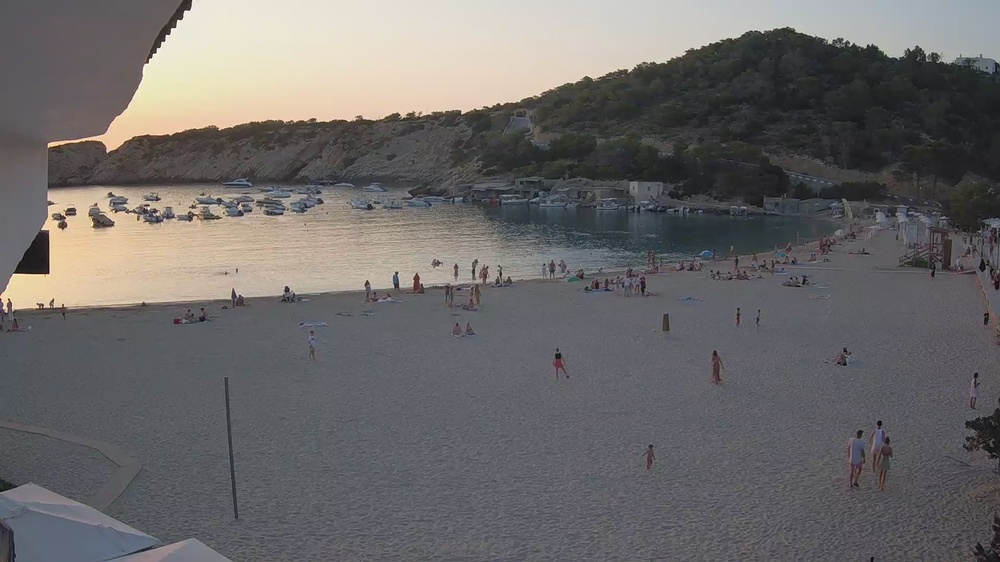
#> input picture resources/fotos_playas/noche/noche_0.jpg, 1000 x 562 px, shrunk from 1920 x 1080 before the run, found by its file name
$ python night_to_day.py
#> lines starting #> are read from the running program, lines starting #| are printed output that depends on the picture
import cv2
import numpy as np

# Load the image
img = cv2.imread('C:/Users/juanf/OneDrive/Escritorio/TFG/resources/fotos_playas/noche/noche_0.jpg')
#> img is the input picture: shape (562, 1000, 3); mean B, G, R 105.4, 105.4, 108.1

# Convert the image to grayscale
gray = cv2.cvtColor(img, cv2.COLOR_BGR2GRAY)
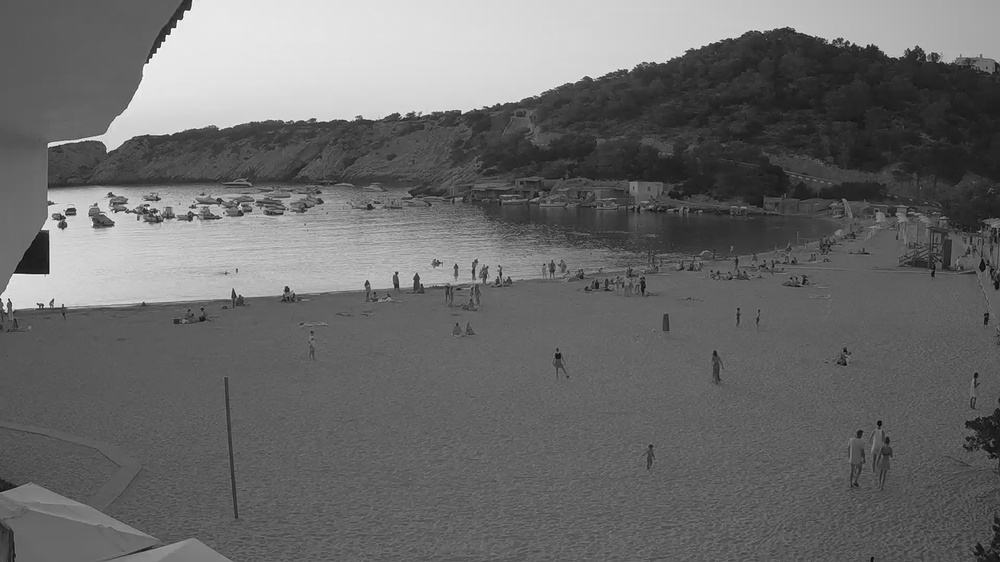
#> gray: shape (562, 1000); min 4, max 254, mean 106.2

# Apply histogram equalization to improve contrast
clahe = cv2.createCLAHE(clipLimit=3.0, tileGridSize=(8,8))
gray_eq = clahe.apply(gray)
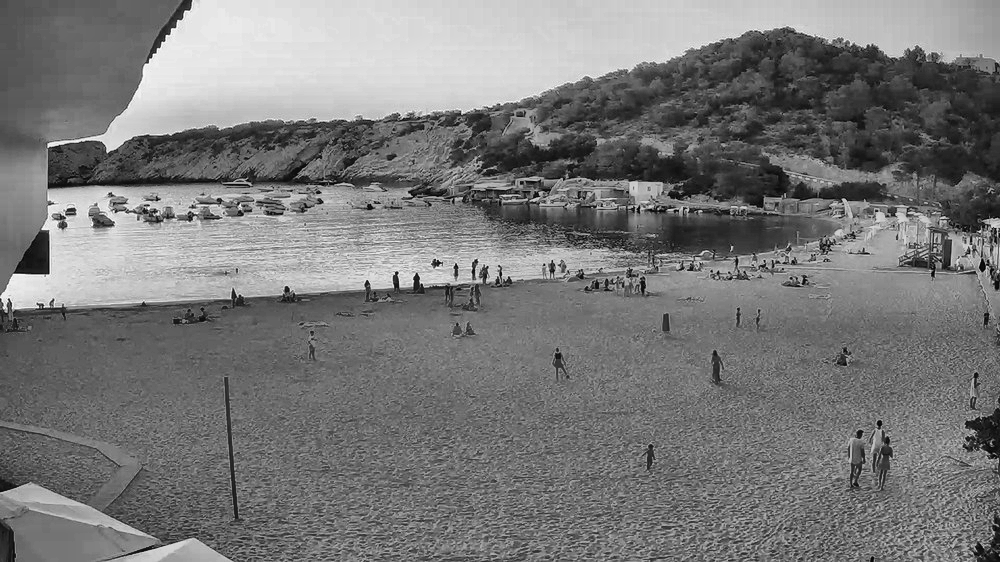
#> gray_eq: shape (562, 1000); min 3, max 254, mean 120.5

# Convert the image to LAB color space
lab = cv2.cvtColor(img, cv2.COLOR_BGR2LAB)
#> lab: shape (562, 1000, 3); mean of channels 0, 1, 2 112.4, 129.2, 128.1

# Split the LAB image into channels
L, A, B = cv2.split(lab)
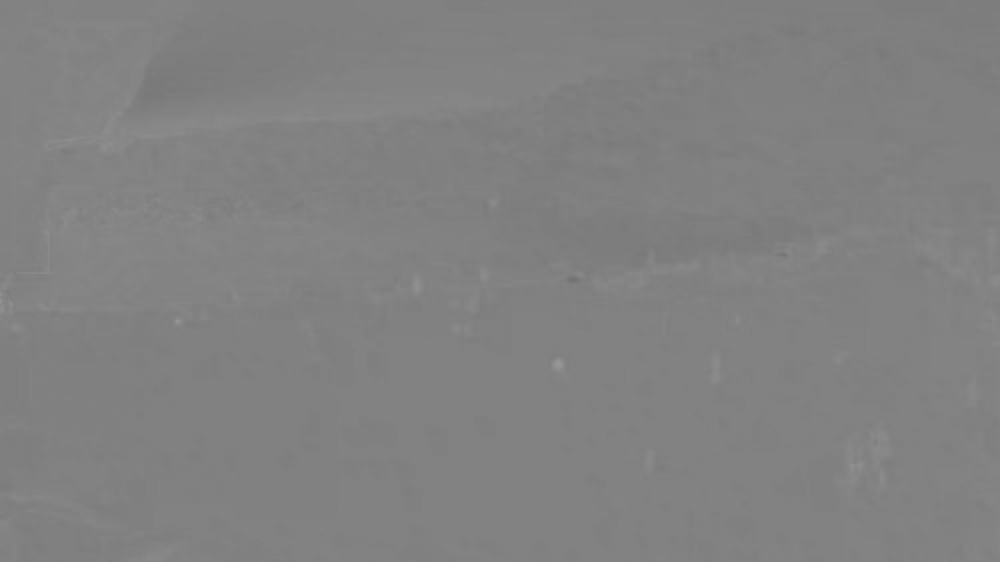
#> A: shape (562, 1000); min 114, max 150, mean 129.2

# Apply adaptive thresholding to the L channel
thresh = cv2.adaptiveThreshold(L, 255, cv2.ADAPTIVE_THRESH_GAUSSIAN_C, cv2.THRESH_BINARY, 11, 2)
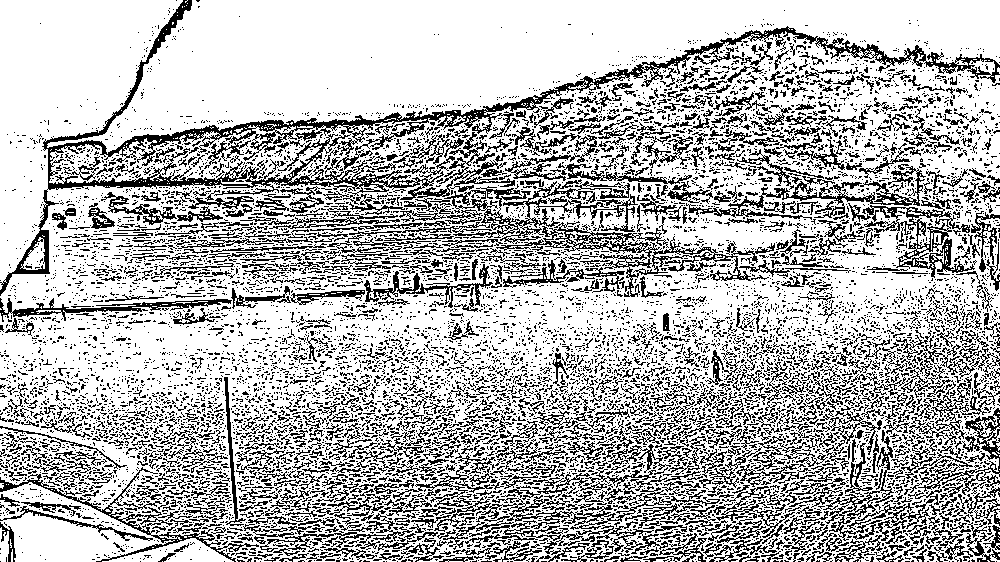
#> thresh: shape (562, 1000); 71.9% white; black in thin lines or dots

# Apply a mask to the A and B channels
A_masked = cv2.bitwise_and(A, thresh)
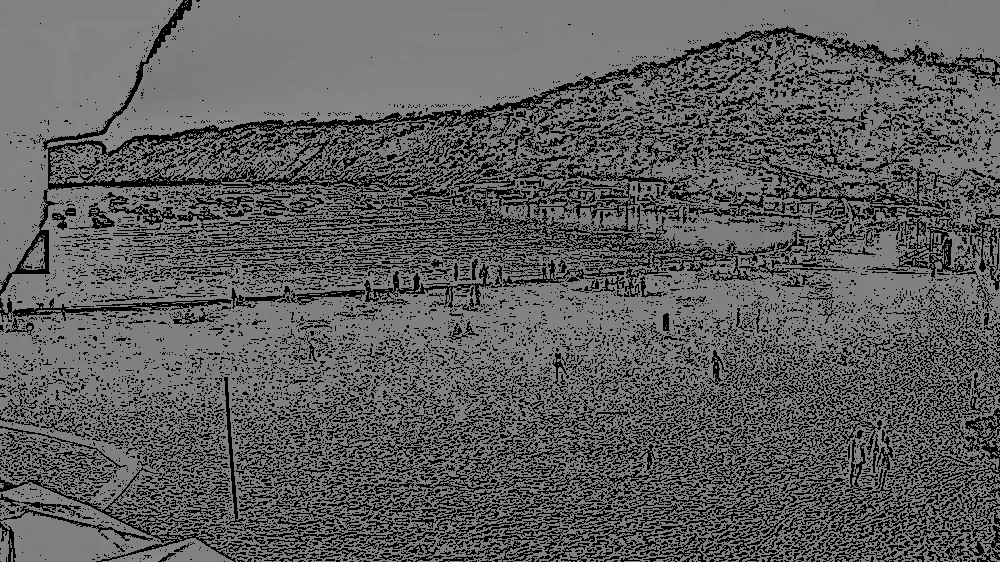
#> A_masked: shape (562, 1000); min 0, max 150, mean 92.9
B_masked = cv2.bitwise_and(B, thresh)

# Merge the masked channels back into the LAB image
lab_masked = cv2.merge((L, A_masked, B_masked))
#> lab_masked: shape (562, 1000, 3); mean of channels 0, 1, 2 112.4, 92.9, 92.5

# Convert the masked LAB image back to BGR color space
final = cv2.cvtColor(lab_masked, cv2.COLOR_LAB2BGR)
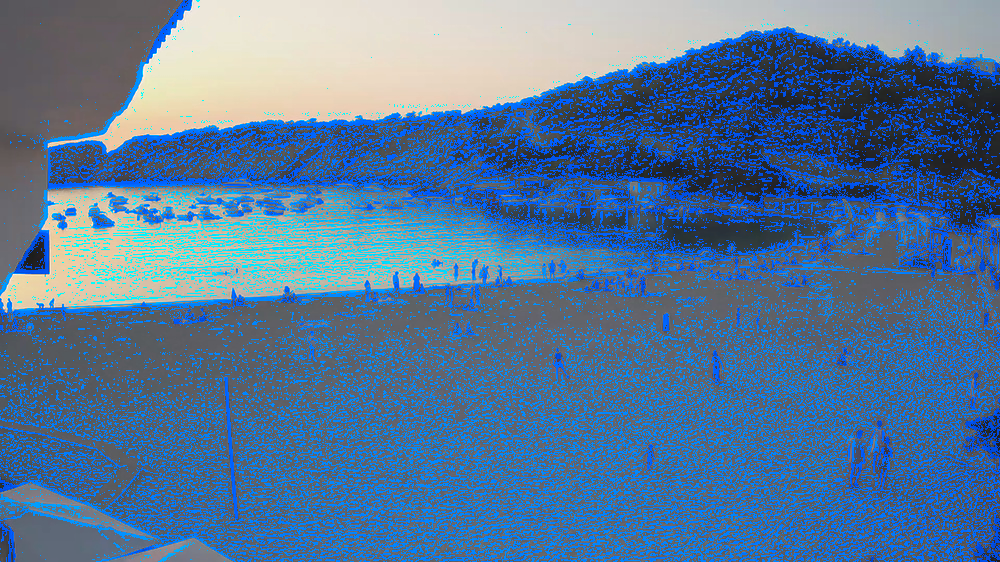
#> final: shape (562, 1000, 3); mean B, G, R 153.3, 118.4, 85.2

# Show the final image
cv2.imshow('Daytime Image', final)
cv2.waitKey(0)
cv2.destroyAllWindows()
